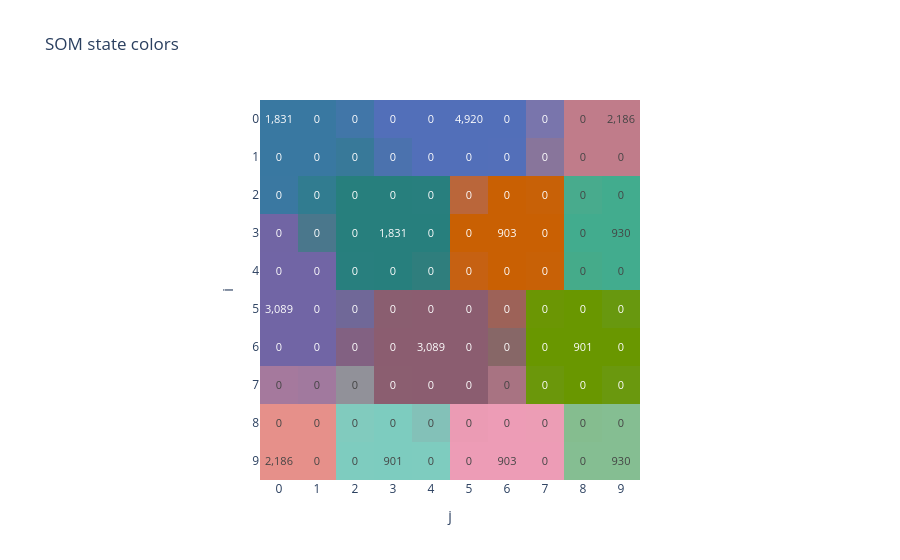

The notebook cell this image was saved under:
### Code cell
state_colors_plot = kairo.plot_som_state_colors(features_and_clusters, state_colors)
state_colors_plot.show()

### Figure 1 — Plotly figure (JSON) as saved in the notebook; plotly's stock layout.template omitted (floating-point values rounded to 4 significant figures; data arrays with more than 128 entries replaced by an {"elided": "..."} marker saying what was removed)
{"data": [{"coloraxis": "coloraxis", "hovertemplate": "State (%{y}, %{x})<br>%{text} events<extra></extra>", "name": "0", "text": [["1,831", "0", "0", "0", "0", "4,920", "0", "0", "0", "2,186"], ["0", "0", "0", "0", "0", "0", "0", "0", "0", "0"], ["0", "0", "0", "0", "0", "0", "0", "0", "0", "0"], ["0", "0", "0", "1,831", "0", "0", "903", "0", "0", "930"], ["0", "0", "0", "0", "0", "0", "0", "0", "0", "0"], ["3,089", "0", "0", "0", "0", "0", "0", "0", "0", "0"], ["0", "0", "0", "0", "3,089", "0", "0", "0", "901", "0"], ["0", "0", "0", "0", "0", "0", "0", "0", "0", "0"], ["0", "0", "0", "0", "0", "0", "0", "0", "0", "0"], ["2,186", "0", "0", "901", "0", "0", "903", "0", "0", "930"]], "texttemplate": "%{text}", "type": "heatmap", "xaxis": "x", "yaxis": "y", "z": [[0.0, 1.0, 2.0, 3.0, 4.0, 5.0, 6.0, 7.0, 8.0, 9.0], [10.0, 11.0, 12.0, 13.0, 14.0, 15.0, 16.0, 17.0, 18.0, 19.0], [20.0, 21.0, 22.0, 23.0, 24.0, 25.0, 26.0, 27.0, 28.0, 29.0], [30.0, 31.0, 32.0, 33.0, 34.0, 35.0, 36.0, 37.0, 38.0, 39.0], [40.0, 41.0, 42.0, 43.0, 44.0, 45.0, 46.0, 47.0, 48.0, 49.0], [50.0, 51.0, 52.0, 53.0, 54.0, 55.0, 56.0, 57.0, 58.0, 59.0], [60.0, 61.0, 62.0, 63.0, 64.0, 65.0, 66.0, 67.0, 68.0, 69.0], [70.0, 71.0, 72.0, 73.0, 74.0, 75.0, 76.0, 77.0, 78.0, 79.0], [80.0, 81.0, 82.0, 83.0, 84.0, 85.0, 86.0, 87.0, 88.0, 89.0], [90.0, 91.0, 92.0, 93.0, 94.0, 95.0, 96.0, 97.0, 98.0, 99.0]]}], "layout": {"coloraxis": {"colorscale": {"elided": "100x2 mixed values"}, "showscale": false}, "title": {"text": "SOM state colors"}, "xaxis": {"anchor": "y", "constrain": "domain", "domain": [0, 1], "dtick": 1, "scaleanchor": "y", "title": {"text": "j"}}, "yaxis": {"anchor": "x", "autorange": "reversed", "constrain": "domain", "domain": [0, 1], "dtick": 1, "title": {"text": "i"}}}}
